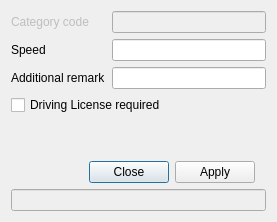
<ui version="4.0" >
 <class>CategoryInfoDialogClass</class>
 <widget class="QDialog" name="CategoryInfoDialogClass" >
  <property name="geometry" >
   <rect>
    <x>0</x>
    <y>0</y>
    <width>277</width>
    <height>222</height>
   </rect>
  </property>
  <property name="windowTitle" >
   <string>CategoryInfoDialog</string>
  </property>
  <layout class="QGridLayout" >
   <item row="0" column="0" >
    <layout class="QVBoxLayout" >
     <item>
      <widget class="QLabel" name="labelCategoryCode" >
       <property name="enabled" >
        <bool>false</bool>
       </property>
       <property name="minimumSize" >
        <size>
         <width>50</width>
         <height>0</height>
        </size>
       </property>
       <property name="text" >
        <string>Category code</string>
       </property>
      </widget>
     </item>
     <item>
      <widget class="QLabel" name="labelSpeed" >
       <property name="text" >
        <string>Speed</string>
       </property>
      </widget>
     </item>
     <item>
      <widget class="QLabel" name="labelAdditionalRemark" >
       <property name="text" >
        <string>Additional remark</string>
       </property>
      </widget>
     </item>
    </layout>
   </item>
   <item row="0" column="1" >
    <layout class="QVBoxLayout" >
     <item>
      <widget class="QLineEdit" name="lineEditCategoryCode" >
       <property name="enabled" >
        <bool>false</bool>
       </property>
      </widget>
     </item>
     <item>
      <widget class="QLineEdit" name="lineEditSpeed" />
     </item>
     <item>
      <widget class="QLineEdit" name="lineEditAdditionalRemark" />
     </item>
    </layout>
   </item>
   <item row="1" column="0" colspan="2" >
    <widget class="QCheckBox" name="checkBoxDrivingLicenseRequired" >
     <property name="text" >
      <string>Driving License required</string>
     </property>
    </widget>
   </item>
   <item row="2" column="0" >
    <spacer>
     <property name="orientation" >
      <enum>Qt::Vertical</enum>
     </property>
     <property name="sizeHint" >
      <size>
       <width>20</width>
       <height>40</height>
      </size>
     </property>
    </spacer>
   </item>
   <item row="3" column="0" colspan="2" >
    <layout class="QHBoxLayout" >
     <property name="rightMargin" >
      <number>11</number>
     </property>
     <item>
      <spacer>
       <property name="orientation" >
        <enum>Qt::Horizontal</enum>
       </property>
       <property name="sizeHint" >
        <size>
         <width>5</width>
         <height>20</height>
        </size>
       </property>
      </spacer>
     </item>
     <item>
      <widget class="QPushButton" name="pushButtonClose" >
       <property name="text" >
        <string>Close</string>
       </property>
      </widget>
     </item>
     <item>
      <widget class="QPushButton" name="pushButtonApply" >
       <property name="text" >
        <string>Apply</string>
       </property>
      </widget>
     </item>
    </layout>
   </item>
   <item row="4" column="0" colspan="2" >
    <widget class="QLineEdit" name="lineEditStatusBar" >
     <property name="enabled" >
      <bool>false</bool>
     </property>
    </widget>
   </item>
  </layout>
 </widget>
 <layoutdefault spacing="6" margin="11" />
 <tabstops>
  <tabstop>lineEditCategoryCode</tabstop>
  <tabstop>lineEditSpeed</tabstop>
  <tabstop>lineEditAdditionalRemark</tabstop>
  <tabstop>checkBoxDrivingLicenseRequired</tabstop>
  <tabstop>pushButtonClose</tabstop>
  <tabstop>pushButtonApply</tabstop>
  <tabstop>lineEditStatusBar</tabstop>
 </tabstops>
 <resources/>
 <connections>
  <connection>
   <sender>pushButtonClose</sender>
   <signal>clicked()</signal>
   <receiver>CategoryInfoDialogClass</receiver>
   <slot>reject()</slot>
   <hints>
    <hint type="sourcelabel" >
     <x>150</x>
     <y>167</y>
    </hint>
    <hint type="destinationlabel" >
     <x>174</x>
     <y>114</y>
    </hint>
   </hints>
  </connection>
 </connections>
</ui>
